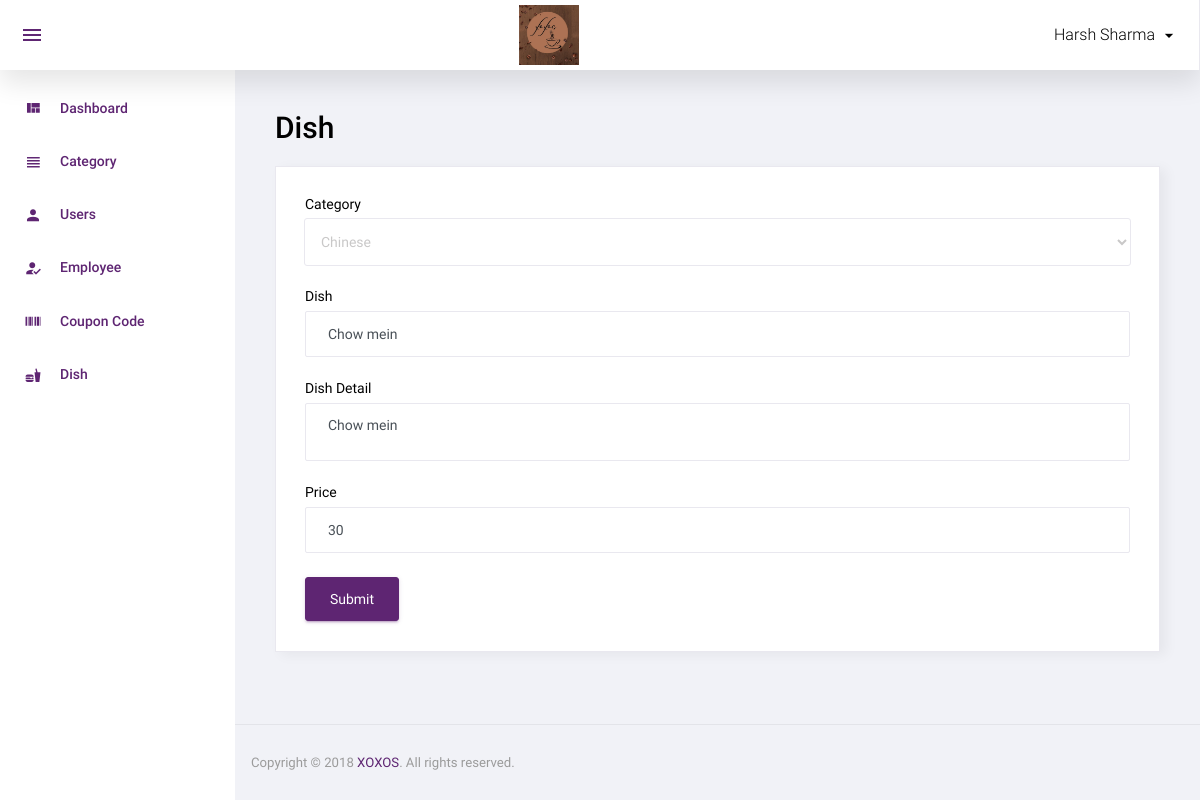
Screenshot of /admin/manage_dish.php?id=3 (signed in) with the database file from the repository.
### tables this page shows
CREATE TABLE `dish` (
  `id` int(11) NOT NULL,
  `category_id` int(11) NOT NULL,
  `dish` varchar(100) NOT NULL,
  `dish_detail` text NOT NULL,
  `price` int(11) NOT NULL,
  `status` int(11) NOT NULL,
  `added_on` datetime NOT NULL
);

### function.php (called while the page is built, shortened)
<?php
function get_safe_value($str){
	global $con;
	$str=mysqli_real_escape_string($con,$str);
	return $str;
}
	?>

### admin/manage_dish.php (the view, shortened to what this page needs)
<?php
include('header.php');
$category_id="";
$dish="";
$dish_detail="";
$price="";
if(isset($_GET['id']) && $_GET['id']>0){
	$id=get_safe_value($_GET['id']);
	$row=mysqli_fetch_assoc(mysqli_query($con,"select * from dish where id='$id'"));
	$category_id=$row['category_id'];
	$dish=$row['dish'];
	$dish_detail=$row['dish_detail'];
	$price=$row['price'];
}
$res_category=mysqli_query($con,"select * from category where status='1' order by category asc")
?>
<div class="row">
			<h1 class="grid_title ml10 ml15">Dish</h1>
            <div class="col-12 grid-margin stretch-card">
              <div class="card">
                <div class="card-body">
                  <form class="forms-sample" method="post">
                    <div class="form-group">
                      <label for="exampleInputName1">Category</label>
                      <select class="form-control" name="category_id" required>
						<?php
						while($row_category=mysqli_fetch_assoc($res_category)){
							if($row_category['id']==$category_id){
								echo "<option value='".$row_category['id']."' selected>".$row_category['category']."</option>";
							}else{
								echo "<option value='".$row_category['id']."'>".$row_category['category']."</option>";
							}
						}
						?>
					  </select>
                    </div>
					<div class="form-group">
                      <label for="exampleInputName1">Dish</label>
                      <input type="text" class="form-control" placeholder="Dish" name="dish" required value="<?php echo $dish?>">
                    </div>
                    <div class="form-group">
                      <label for="exampleInputEmail3" required>Dish Detail</label>
                      <textarea name="dish_detail" class="form-control" placeholder="Dish Detail"><?php echo $dish_detail?></textarea>
                    </div>
					<div class="form-group">
                      <label for="exampleInputEmail3" required>Price</label>
                      <input type="text" class="form-control" placeholder="Price" name="price" required value="<?php echo $price?>">
                    </div>
                    <button type="submit" class="btn btn-primary mr-2" name="submit">Submit</button>
                  </form>
                </div>
              </div>
            </div>
		 </div>
<?php include('footer.php');?>

### rows the page displays
dish: dish "Chow mein", dish_detail "Chow mein", price "30"

### other values shown
$_SESSION['ADMIN_USER'] "Harsh Sharma"
form field category_id "Chinese"
